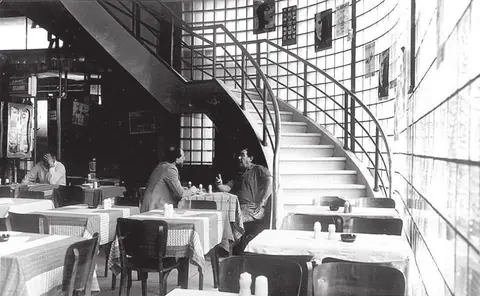
#> input picture img/arquivo-escada-480.webp, 480 x 296 px, given in place of espaguete.jpg, which was not available
$ python build-images.py
#> lines starting #> are read from the running program, lines starting #| are printed output that depends on the picture
"""Gera as versões responsivas (WebP) das imagens de assets-src/ em public/img/.

Uso: python3 scripts/build-images.py
Fonte: fotos, cartuns e logo extraídos do cardápio oficial do Riviera Bar
(PDF público no Linktree oficial @rivierabarsp). PNGs mantêm transparência.
"""
import json
from pathlib import Path
from PIL import Image, ImageOps

ROOT = Path(__file__).resolve().parent.parent
SRC = ROOT / "assets-src"
OUT = ROOT / "public" / "img"
OUT.mkdir(parents=True, exist_ok=True)

WIDTHS = [480, 800, 1200, 1800]
manifest = {}

for f in sorted(list(SRC.glob("*.jpg")) + list(SRC.glob("*.png"))):
    im = ImageOps.exif_transpose(Image.open(f))
    alpha = im.mode in ("RGBA", "LA") or "transparency" in im.info
    im = im.convert("RGBA" if alpha else "RGB")
    w, h = im.size
    sizes = sorted(set([x for x in WIDTHS if x < w] + [min(w, WIDTHS[-1])]))
    for tw in sizes:
        th = round(h * tw / w)
        im.resize((tw, th), Image.LANCZOS).save(
            OUT / f"{f.stem}-{tw}.webp", "WEBP", quality=80 if alpha else 74, method=6
        )
    manifest[f.stem] = {"w": w, "h": h, "sizes": sizes}
    print(f.stem, w, h, sizes, "alpha" if alpha else "")

# Open Graph 1200x630: vermelho da marca + foto + logo
og = Image.new("RGB", (1200, 630), (236, 29, 38))
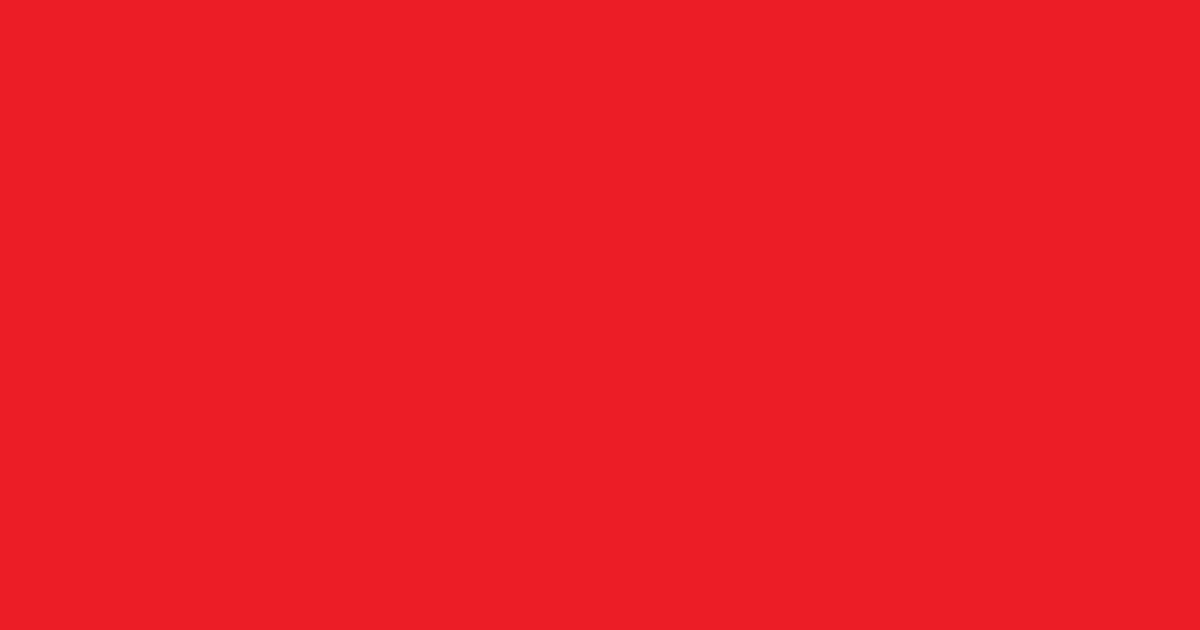
#> og: PIL image 1200x630 RGB; mean R, G, B 236, 29, 38
photo = ImageOps.fit(Image.open(SRC / "espaguete.jpg").convert("RGB"), (520, 630), centering=(0.5, 0.35))
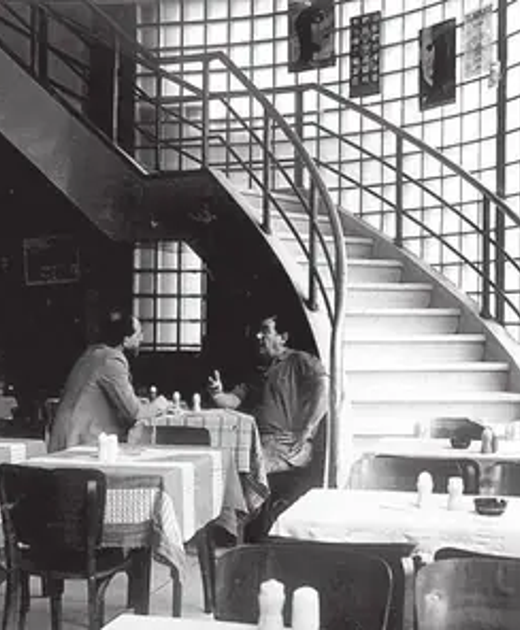
#> photo: PIL image 520x630 RGB; mean R, G, B 132.5, 130.6, 131.3
og.paste(photo, (680, 0))
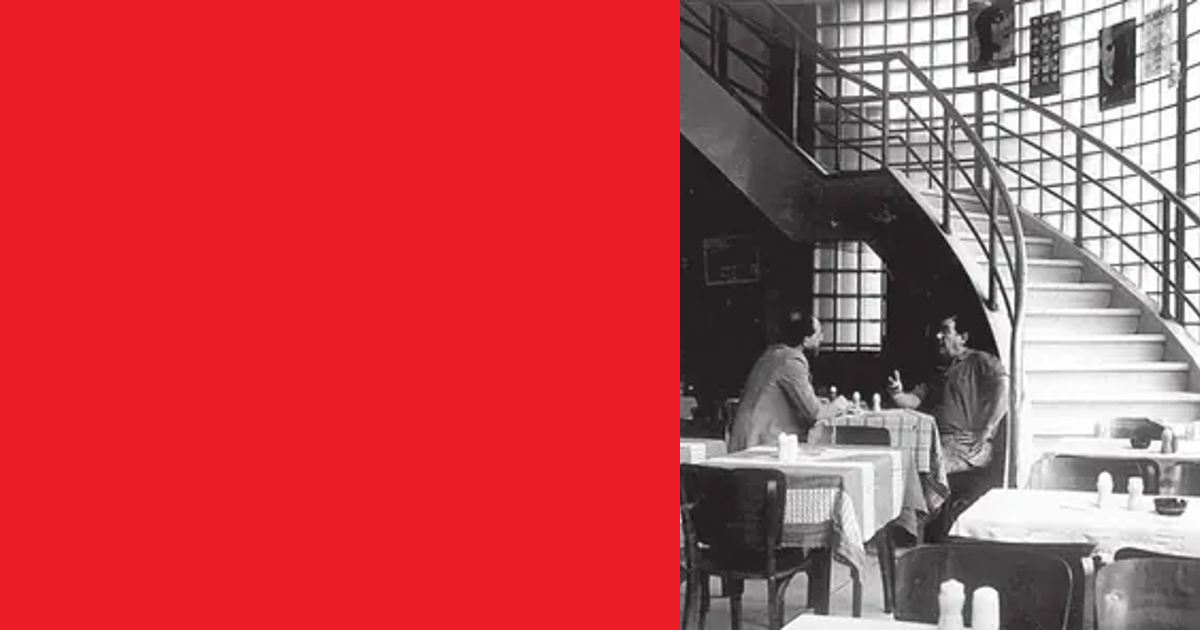
#> og: PIL image 1200x630 RGB; mean R, G, B 191.2, 73, 78.4
logo = Image.open(SRC / "logo-white.png")
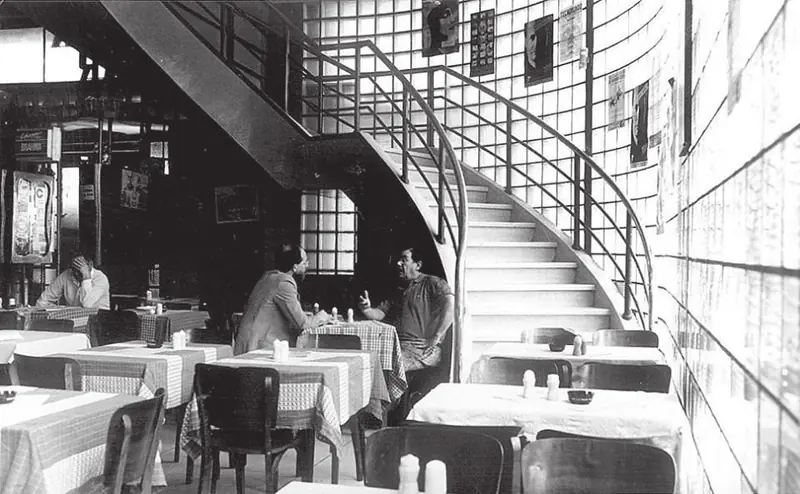
#> input picture img/arquivo-escada-800.webp, 800 x 494 px, given in place of logo-white.png, which was not available
#> logo is the input picture: PIL image 800x494 RGB; mean R, G, B 148.6, 146.9, 147.5
logo.thumbnail((560, 260))
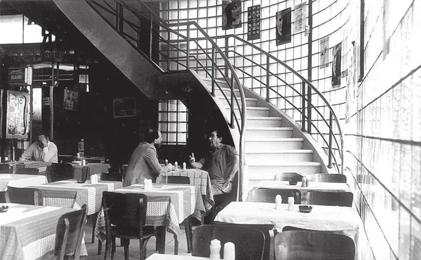
#> logo: PIL image 421x260 RGB; mean R, G, B 148.6, 146.9, 147.5
#> (the run stopped early here; a loop or call above may not have finished)
